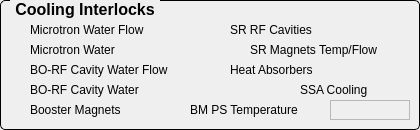
       <widget class="QGroupBox" name="titleGroupBox_11">
        <property name="geometry">
         <rect>
          <x>730</x>
          <y>310</y>
          <width>420</width>
          <height>130</height>
         </rect>
        </property>
        <property name="font">
         <font>
          <pointsize>12</pointsize>
          <weight>75</weight>
          <bold>true</bold>
         </font>
        </property>
        <property name="styleSheet">
         <string notr="true">QGroupBox {
     border: 1px solid black;
     border-radius: 5px;
     margin-top: 0.5em;
 }
 
 QGroupBox::title {
     subcontrol-origin: margin;
     left: 10px;
     padding: 0 3px 0 3px;
 }</string>
        </property>
        <property name="title">
         <string>Cooling Interlocks</string>
        </property>
        <widget class="QLabel" name="label_42">
         <property name="geometry">
          <rect>
           <x>30</x>
           <y>20</y>
           <width>170</width>
           <height>20</height>
          </rect>
         </property>
         <property name="text">
          <string>Microtron Water Flow</string>
         </property>
        </widget>
        <widget class="QESimpleShape" name="qesimpleshape_28">
         <property name="geometry">
          <rect>
           <x>10</x>
           <y>20</y>
           <width>16</width>
           <height>20</height>
          </rect>
         </property>
         <property name="ledType">
          <enum>QSimpleShape::Error</enum>
         </property>
         <property name="colour0" stdset="0">
          <color>
           <red>5</red>
           <green>240</green>
           <blue>5</blue>
          </color>
         </property>
         <property name="variable" stdset="0">
          <string>MI-CO:isWaterFlowInterlock</string>
         </property>
        </widget>
        <widget class="QESimpleShape" name="qesimpleshape_29">
         <property name="geometry">
          <rect>
           <x>10</x>
           <y>40</y>
           <width>16</width>
           <height>20</height>
          </rect>
         </property>
         <property name="ledType">
          <enum>QSimpleShape::Error</enum>
         </property>
         <property name="colour0" stdset="0">
          <color>
           <red>5</red>
           <green>240</green>
           <blue>5</blue>
          </color>
         </property>
         <property name="variable" stdset="0">
          <string>MI-CO:isWaterTemperatureInterlock</string>
         </property>
        </widget>
        <widget class="QLabel" name="label_43">
         <property name="geometry">
          <rect>
           <x>30</x>
           <y>40</y>
           <width>170</width>
           <height>20</height>
          </rect>
         </property>
         <property name="text">
          <string>Microtron Water</string>
         </property>
        </widget>
        <widget class="QLabel" name="label_62">
         <property name="geometry">
          <rect>
           <x>30</x>
           <y>60</y>
           <width>170</width>
           <height>20</height>
          </rect>
         </property>
         <property name="text">
          <string>BO-RF Cavity Water Flow</string>
         </property>
        </widget>
        <widget class="QESimpleShape" name="qesimpleshape_46">
         <property name="geometry">
          <rect>
           <x>10</x>
           <y>60</y>
           <width>16</width>
           <height>20</height>
          </rect>
         </property>
         <property name="ledType">
          <enum>QSimpleShape::Error</enum>
         </property>
         <property name="colour0" stdset="0">
          <color>
           <red>5</red>
           <green>240</green>
           <blue>5</blue>
          </color>
         </property>
         <property name="variable" stdset="0">
          <string>BOC06-RF-CAV:isWaterFlowInterlock</string>
         </property>
        </widget>
        <widget class="QESimpleShape" name="qesimpleshape_44">
         <property name="geometry">
          <rect>
           <x>10</x>
           <y>80</y>
           <width>16</width>
           <height>20</height>
          </rect>
         </property>
         <property name="ledType">
          <enum>QSimpleShape::Error</enum>
         </property>
         <property name="colour0" stdset="0">
          <color>
           <red>5</red>
           <green>240</green>
           <blue>5</blue>
          </color>
         </property>
         <property name="variable" stdset="0">
          <string>BOC06-RF-CAV:isTemperatureInterlock</string>
         </property>
        </widget>
        <widget class="QLabel" name="label_60">
         <property name="geometry">
          <rect>
           <x>30</x>
           <y>80</y>
           <width>170</width>
           <height>20</height>
          </rect>
         </property>
         <property name="text">
          <string>BO-RF Cavity Water</string>
         </property>
        </widget>
        <widget class="QLabel" name="label_70">
         <property name="geometry">
          <rect>
           <x>30</x>
           <y>100</y>
           <width>170</width>
           <height>20</height>
          </rect>
         </property>
         <property name="text">
          <string>Booster Magnets</string>
         </property>
        </widget>
        <widget class="QSimpleShape" name="ledBoosterCO">
         <property name="geometry">
          <rect>
           <x>10</x>
           <y>100</y>
           <width>16</width>
           <height>20</height>
          </rect>
         </property>
         <property name="ledType">
          <enum>QSimpleShape::Status</enum>
         </property>
         <property name="colour0" stdset="0">
          <color>
           <red>240</red>
           <green>5</green>
           <blue>5</blue>
          </color>
         </property>
        </widget>
        <widget class="QLabel" name="label_84">
         <property name="geometry">
          <rect>
           <x>230</x>
           <y>20</y>
           <width>160</width>
           <height>20</height>
          </rect>
         </property>
         <property name="text">
          <string>SR RF Cavities</string>
         </property>
        </widget>
        <widget class="QSimpleShape" name="ledRFCO">
         <property name="geometry">
          <rect>
           <x>210</x>
           <y>20</y>
           <width>16</width>
           <height>20</height>
          </rect>
         </property>
         <property name="ledType">
          <enum>QSimpleShape::Status</enum>
         </property>
         <property name="colour0" stdset="0">
          <color>
           <red>240</red>
           <green>5</green>
           <blue>5</blue>
          </color>
         </property>
        </widget>
        <widget class="QSimpleShape" name="ledSRTS">
         <property name="geometry">
          <rect>
           <x>210</x>
           <y>40</y>
           <width>16</width>
           <height>20</height>
          </rect>
         </property>
         <property name="ledType">
          <enum>QSimpleShape::Status</enum>
         </property>
         <property name="colour0" stdset="0">
          <color>
           <red>5</red>
           <green>240</green>
           <blue>5</blue>
          </color>
         </property>
         <property name="colour1" stdset="0">
          <color>
           <red>240</red>
           <green>5</green>
           <blue>5</blue>
          </color>
         </property>
        </widget>
        <widget class="QSimpleShape" name="ledSRFS">
         <property name="geometry">
          <rect>
           <x>230</x>
           <y>40</y>
           <width>16</width>
           <height>20</height>
          </rect>
         </property>
         <property name="ledType">
          <enum>QSimpleShape::Status</enum>
         </property>
         <property name="colour0" stdset="0">
          <color>
           <red>5</red>
           <green>240</green>
           <blue>5</blue>
          </color>
         </property>
         <property name="colour1" stdset="0">
          <color>
           <red>240</red>
           <green>5</green>
           <blue>5</blue>
          </color>
         </property>
        </widget>
        <widget class="QLabel" name="label_124">
         <property name="geometry">
          <rect>
           <x>250</x>
           <y>40</y>
           <width>160</width>
           <height>20</height>
          </rect>
         </property>
         <property name="text">
          <string>SR Magnets Temp/Flow</string>
         </property>
        </widget>
        <widget class="QLabel" name="label_86">
         <property name="geometry">
          <rect>
           <x>230</x>
           <y>60</y>
           <width>110</width>
           <height>20</height>
          </rect>
         </property>
         <property name="text">
          <string>Heat Absorbers</string>
         </property>
        </widget>
        <widget class="QESimpleShape" name="qesimpleshape_60">
         <property name="geometry">
          <rect>
           <x>210</x>
           <y>60</y>
           <width>16</width>
           <height>20</height>
          </rect>
         </property>
         <property name="colour0" stdset="0">
          <color>
           <red>240</red>
           <green>5</green>
           <blue>5</blue>
          </color>
         </property>
         <property name="colour1" stdset="0">
          <color>
           <red>5</red>
           <green>240</green>
           <blue>5</blue>
          </color>
         </property>
         <property name="variable" stdset="0">
          <string>SR-VA-HAB:isInterlock</string>
         </property>
        </widget>
        <widget class="QLabel" name="label_125">
         <property name="geometry">
          <rect>
           <x>190</x>
           <y>100</y>
           <width>140</width>
           <height>20</height>
          </rect>
         </property>
         <property name="text">
          <string>BM PS Temperature</string>
         </property>
        </widget>
        <widget class="QELabel" name="qelabel_22">
         <property name="geometry">
          <rect>
           <x>330</x>
           <y>100</y>
           <width>80</width>
           <height>20</height>
          </rect>
         </property>
         <property name="frameShape">
          <enum>QFrame::StyledPanel</enum>
         </property>
         <property name="variable" stdset="0">
          <string>SR-CO-TCB01:getTC4</string>
         </property>
         <property name="precision">
          <number>2</number>
         </property>
         <property name="useDbPrecision">
          <bool>false</bool>
         </property>
        </widget>
        <widget class="QLabel" name="label_126">
         <property name="geometry">
          <rect>
           <x>300</x>
           <y>80</y>
           <width>90</width>
           <height>20</height>
          </rect>
         </property>
         <property name="text">
          <string>SSA Cooling</string>
         </property>
        </widget>
        <widget class="QSimpleShape" name="ledSSA1">
         <property name="geometry">
          <rect>
           <x>210</x>
           <y>80</y>
           <width>16</width>
           <height>20</height>
          </rect>
         </property>
         <property name="ledType">
          <enum>QSimpleShape::Status</enum>
         </property>
         <property name="colour0" stdset="0">
          <color>
           <red>5</red>
           <green>240</green>
           <blue>5</blue>
          </color>
         </property>
         <property name="colour1" stdset="0">
          <color>
           <red>240</red>
           <green>5</green>
           <blue>5</blue>
          </color>
         </property>
        </widget>
        <widget class="QSimpleShape" name="ledSSA2">
         <property name="geometry">
          <rect>
           <x>230</x>
           <y>80</y>
           <width>16</width>
           <height>20</height>
          </rect>
         </property>
         <property name="ledType">
          <enum>QSimpleShape::Status</enum>
         </property>
         <property name="colour0" stdset="0">
          <color>
           <red>5</red>
           <green>240</green>
           <blue>5</blue>
          </color>
         </property>
         <property name="colour1" stdset="0">
          <color>
           <red>240</red>
           <green>5</green>
           <blue>5</blue>
          </color>
         </property>
        </widget>
        <widget class="QSimpleShape" name="ledSSA3">
         <property name="geometry">
          <rect>
           <x>250</x>
           <y>80</y>
           <width>16</width>
           <height>20</height>
          </rect>
         </property>
         <property name="ledType">
          <enum>QSimpleShape::Status</enum>
         </property>
         <property name="colour0" stdset="0">
          <color>
           <red>5</red>
           <green>240</green>
           <blue>5</blue>
          </color>
         </property>
         <property name="colour1" stdset="0">
          <color>
           <red>240</red>
           <green>5</green>
           <blue>5</blue>
          </color>
         </property>
        </widget>
        <widget class="QSimpleShape" name="ledSSA4">
         <property name="geometry">
          <rect>
           <x>270</x>
           <y>80</y>
           <width>16</width>
           <height>20</height>
          </rect>
         </property>
         <property name="ledType">
          <enum>QSimpleShape::Status</enum>
         </property>
         <property name="colour0" stdset="0">
          <color>
           <red>5</red>
           <green>240</green>
           <blue>5</blue>
          </color>
         </property>
         <property name="colour1" stdset="0">
          <color>
           <red>240</red>
           <green>5</green>
           <blue>5</blue>
          </color>
         </property>
        </widget>
       </widget>
